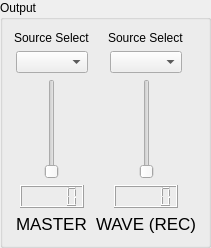
       <widget class="QGroupBox" name="outputBox">
        <property name="maximumSize">
         <size>
          <width>250</width>
          <height>16777215</height>
         </size>
        </property>
        <property name="title">
         <string>Output</string>
        </property>
        <layout class="QGridLayout" name="gridLayout_8">
         <item row="3" column="4" alignment="Qt::AlignHCenter">
          <widget class="QLabel" name="label_15">
           <property name="text">
            <string>Source Select</string>
           </property>
          </widget>
         </item>
         <item row="4" column="4" alignment="Qt::AlignHCenter">
          <widget class="QComboBox" name="OutputWaveRecSourceSelect"/>
         </item>
         <item row="5" column="3" alignment="Qt::AlignHCenter">
          <widget class="QSlider" name="MasterLineFader">
           <property name="minimumSize">
            <size>
             <width>0</width>
             <height>100</height>
            </size>
           </property>
           <property name="maximumSize">
            <size>
             <width>16777215</width>
             <height>400</height>
            </size>
           </property>
           <property name="styleSheet">
            <string notr="true"/>
           </property>
           <property name="maximum">
            <number>127</number>
           </property>
           <property name="value">
            <number>0</number>
           </property>
           <property name="orientation">
            <enum>Qt::Vertical</enum>
           </property>
           <property name="channel" stdset="0">
            <number>0</number>
           </property>
           <property name="parameter" stdset="0">
            <number>0</number>
           </property>
          </widget>
         </item>
         <item row="7" column="4" alignment="Qt::AlignHCenter">
          <widget class="QLabel" name="label_17">
           <property name="font">
            <font>
             <pointsize>13</pointsize>
            </font>
           </property>
           <property name="text">
            <string>WAVE (REC)</string>
           </property>
          </widget>
         </item>
         <item row="5" column="4" alignment="Qt::AlignHCenter">
          <widget class="QSlider" name="WaveRecFader">
           <property name="enabled">
            <bool>true</bool>
           </property>
           <property name="maximum">
            <number>127</number>
           </property>
           <property name="orientation">
            <enum>Qt::Vertical</enum>
           </property>
          </widget>
         </item>
         <item row="7" column="3" alignment="Qt::AlignHCenter">
          <widget class="QLabel" name="label_16">
           <property name="font">
            <font>
             <pointsize>13</pointsize>
            </font>
           </property>
           <property name="text">
            <string>MASTER</string>
           </property>
          </widget>
         </item>
         <item row="4" column="3" alignment="Qt::AlignHCenter">
          <widget class="QComboBox" name="OutputMasterSourceSelect"/>
         </item>
         <item row="3" column="3" alignment="Qt::AlignHCenter">
          <widget class="QLabel" name="label_14">
           <property name="text">
            <string>Source Select</string>
           </property>
          </widget>
         </item>
         <item row="6" column="3" alignment="Qt::AlignHCenter">
          <widget class="QLCDNumber" name="MasterLineLcd"/>
         </item>
         <item row="6" column="4" alignment="Qt::AlignHCenter">
          <widget class="QLCDNumber" name="WaveRecLcd"/>
         </item>
        </layout>
       </widget>
